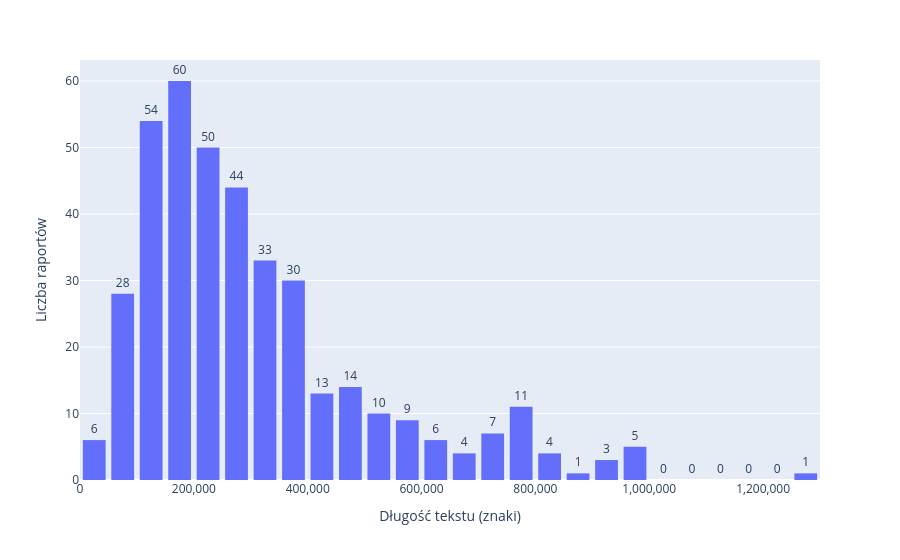

The notebook cell this image was saved under:
### Code cell
fig = px.histogram(data_frame=dane_raporty,
                   x='dlugosc_tekstu',
                   labels={'dlugosc_tekstu': 'Długość tekstu (znaki)'},
                   nbins=30)

fig.update_layout(
    yaxis_title='Liczba raportów',
    xaxis_tickformat=',.0f',
    bargap=0.2)

fig.update_traces(
    texttemplate="%{y}",
    textposition="outside")

fig.show()

### Figure 1 — Plotly figure (JSON) as saved in the notebook; plotly's stock layout.template omitted (floating-point values rounded to 4 significant figures; data arrays with more than 128 entries replaced by an {"elided": "..."} marker saying what was removed)
{"data": [{"bingroup": "x", "hovertemplate": "Długość tekstu (znaki)=%{x}<br>count=%{y}<extra></extra>", "legendgroup": "", "marker": {"color": "#636efa", "pattern": {"shape": ""}}, "name": "", "nbinsx": 30, "orientation": "v", "showlegend": false, "textposition": "outside", "texttemplate": "%{y}", "type": "histogram", "x": {"elided": "393 int values"}, "xaxis": "x", "yaxis": "y"}], "layout": {"bargap": 0.2, "barmode": "relative", "legend": {"tracegroupgap": 0}, "margin": {"t": 60}, "xaxis": {"anchor": "y", "domain": [0, 1], "tickformat": ",.0f", "title": {"text": "Długość tekstu (znaki)"}}, "yaxis": {"anchor": "x", "domain": [0, 1], "title": {"text": "Liczba raportów"}}}}
